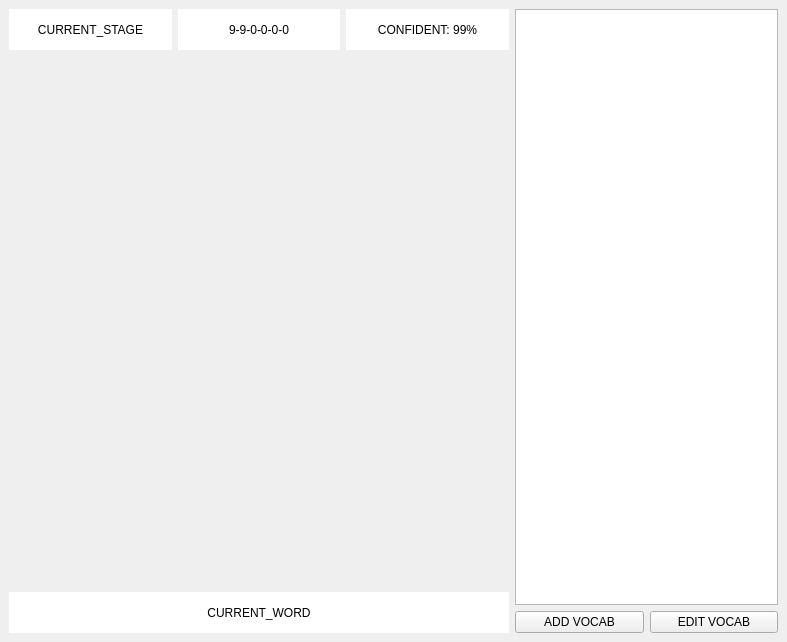
<?xml version="1.0" encoding="UTF-8"?>
<ui version="4.0">
 <class>MainWindow</class>
 <widget class="QMainWindow" name="MainWindow">
  <property name="geometry">
   <rect>
    <x>0</x>
    <y>0</y>
    <width>787</width>
    <height>642</height>
   </rect>
  </property>
  <property name="minimumSize">
   <size>
    <width>0</width>
    <height>0</height>
   </size>
  </property>
  <property name="windowTitle">
   <string>MainWindow</string>
  </property>
  <widget class="QWidget" name="centralwidget">
   <property name="enabled">
    <bool>true</bool>
   </property>
   <property name="sizePolicy">
    <sizepolicy hsizetype="Expanding" vsizetype="Expanding">
     <horstretch>0</horstretch>
     <verstretch>0</verstretch>
    </sizepolicy>
   </property>
   <layout class="QGridLayout" name="gridLayout_3">
    <item row="0" column="0">
     <layout class="QGridLayout" name="gridLayout">
      <property name="sizeConstraint">
       <enum>QLayout::SetDefaultConstraint</enum>
      </property>
      <item row="0" column="2">
       <widget class="QLabel" name="confident_label">
        <property name="sizePolicy">
         <sizepolicy hsizetype="Expanding" vsizetype="Preferred">
          <horstretch>0</horstretch>
          <verstretch>0</verstretch>
         </sizepolicy>
        </property>
        <property name="minimumSize">
         <size>
          <width>161</width>
          <height>41</height>
         </size>
        </property>
        <property name="styleSheet">
         <string notr="true">background-color: rgb(255, 255, 255);
font: 16pt &quot;Angsana New&quot;;</string>
        </property>
        <property name="text">
         <string>CONFIDENT: 99%</string>
        </property>
        <property name="alignment">
         <set>Qt::AlignCenter</set>
        </property>
       </widget>
      </item>
      <item row="2" column="0" colspan="3">
       <widget class="QLabel" name="display_word_label">
        <property name="sizePolicy">
         <sizepolicy hsizetype="Expanding" vsizetype="Preferred">
          <horstretch>0</horstretch>
          <verstretch>0</verstretch>
         </sizepolicy>
        </property>
        <property name="minimumSize">
         <size>
          <width>161</width>
          <height>41</height>
         </size>
        </property>
        <property name="styleSheet">
         <string notr="true">background-color: rgb(255, 255, 255);
font: 24pt &quot;Angsana New&quot;;</string>
        </property>
        <property name="text">
         <string>CURRENT_WORD</string>
        </property>
        <property name="alignment">
         <set>Qt::AlignCenter</set>
        </property>
       </widget>
      </item>
      <item row="0" column="0">
       <widget class="QLabel" name="Stage_label">
        <property name="sizePolicy">
         <sizepolicy hsizetype="Expanding" vsizetype="Preferred">
          <horstretch>0</horstretch>
          <verstretch>0</verstretch>
         </sizepolicy>
        </property>
        <property name="minimumSize">
         <size>
          <width>161</width>
          <height>41</height>
         </size>
        </property>
        <property name="styleSheet">
         <string notr="true">background-color: rgb(255, 255, 255);
font: 16pt &quot;Angsana New&quot;;</string>
        </property>
        <property name="text">
         <string>CURRENT_STAGE</string>
        </property>
        <property name="alignment">
         <set>Qt::AlignCenter</set>
        </property>
       </widget>
      </item>
      <item row="0" column="1">
       <widget class="QLabel" name="current_stage_label">
        <property name="sizePolicy">
         <sizepolicy hsizetype="Expanding" vsizetype="Preferred">
          <horstretch>0</horstretch>
          <verstretch>0</verstretch>
         </sizepolicy>
        </property>
        <property name="minimumSize">
         <size>
          <width>161</width>
          <height>41</height>
         </size>
        </property>
        <property name="styleSheet">
         <string notr="true">background-color: rgb(255, 255, 255);
font: 16pt &quot;Angsana New&quot;;</string>
        </property>
        <property name="text">
         <string>9-9-0-0-0-0</string>
        </property>
        <property name="alignment">
         <set>Qt::AlignCenter</set>
        </property>
       </widget>
      </item>
      <item row="1" column="0" colspan="3">
       <widget class="QLabel" name="ImageFrame">
        <property name="sizePolicy">
         <sizepolicy hsizetype="Expanding" vsizetype="Expanding">
          <horstretch>0</horstretch>
          <verstretch>0</verstretch>
         </sizepolicy>
        </property>
        <property name="minimumSize">
         <size>
          <width>500</width>
          <height>500</height>
         </size>
        </property>
        <property name="text">
         <string/>
        </property>
       </widget>
      </item>
     </layout>
    </item>
    <item row="0" column="1">
     <layout class="QVBoxLayout" name="verticalLayout">
      <item>
       <layout class="QHBoxLayout" name="horizontalLayout">
        <item>
         <widget class="QTextBrowser" name="sentence_shower">
          <property name="enabled">
           <bool>true</bool>
          </property>
          <property name="sizePolicy">
           <sizepolicy hsizetype="MinimumExpanding" vsizetype="MinimumExpanding">
            <horstretch>0</horstretch>
            <verstretch>0</verstretch>
           </sizepolicy>
          </property>
          <property name="minimumSize">
           <size>
            <width>221</width>
            <height>511</height>
           </size>
          </property>
          <property name="maximumSize">
           <size>
            <width>421</width>
            <height>16777215</height>
           </size>
          </property>
          <property name="styleSheet">
           <string notr="true">font: 16pt &quot;Angsana New&quot;;</string>
          </property>
         </widget>
        </item>
       </layout>
      </item>
      <item>
       <layout class="QHBoxLayout" name="horizontalLayout_2">
        <item>
         <widget class="QPushButton" name="record_stage_button">
          <property name="sizePolicy">
           <sizepolicy hsizetype="Expanding" vsizetype="Preferred">
            <horstretch>0</horstretch>
            <verstretch>0</verstretch>
           </sizepolicy>
          </property>
          <property name="maximumSize">
           <size>
            <width>207</width>
            <height>16777215</height>
           </size>
          </property>
          <property name="text">
           <string>ADD VOCAB</string>
          </property>
         </widget>
        </item>
        <item>
         <widget class="QPushButton" name="edit_dict_list">
          <property name="sizePolicy">
           <sizepolicy hsizetype="Expanding" vsizetype="Preferred">
            <horstretch>0</horstretch>
            <verstretch>0</verstretch>
           </sizepolicy>
          </property>
          <property name="maximumSize">
           <size>
            <width>207</width>
            <height>16777215</height>
           </size>
          </property>
          <property name="text">
           <string>EDIT VOCAB</string>
          </property>
         </widget>
        </item>
       </layout>
      </item>
     </layout>
    </item>
   </layout>
  </widget>
 </widget>
 <resources/>
 <connections/>
</ui>
